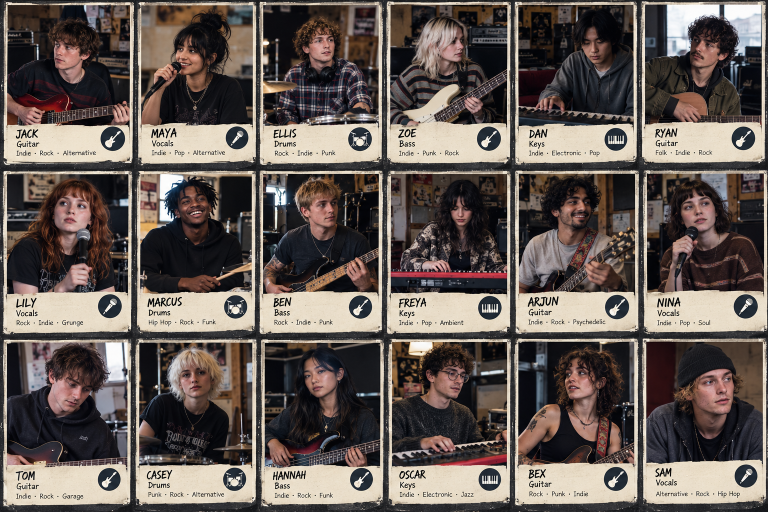
#> input picture Art/References/ApprovedCast20261029/approved_cast_reference.png, 1536 x 1024 px (shown at 1/2 size)
$ python build.py
#> lines starting #> are read from the running program, lines starting #| are printed output that depends on the picture
#!/usr/bin/env python3
"""Import exact approved casting art and author additive fictional recruitment data.
No production scenes, existing character records or saves are modified.
"""
import hashlib, itertools, json, pathlib, urllib.request
from PIL import Image
ROOT=pathlib.Path(__file__).resolve().parents[2]
OUT=ROOT/'Art/References/ApprovedCast20261029'
DATA=ROOT/'Data/CharacterCast'
SHA='52968f3fd0d2cc9b1b477088421921b771a30e62445bd2ad88b87929f809327f'
# Scores, histories and personalities are authored fiction, not inferred from faces.
ROWS=[
('jack','Jack','Guitarist',[6,6,5,6,4,6],8,8,'Steady','Sheffield','First committed band after playing rhythm guitar with friends.','Steady supporting parts; listens to the singer.','Needs encouragement to suggest new parts.'),
('maya','Maya','Singer',[7,6,6,7,6,4],8,8,'Thoughtful','Bristol','Open-mic singer with a first notebook of songs.','Warm melodic instinct and encouraging rehearsals.','Lyrics and stage confidence need development.'),
('ellis','Ellis','Drummer',[5,6,4,5,4,6],9,8,'Dependable','Leeds','First proper band after learning with college friends.','Prepared, consistent simple grooves.','Fast fills and unfamiliar time signatures need practice.'),
('zoe','Zoe','Bassist',[6,7,6,7,5,6],7,7,'Independent','Glasgow','DIY-show regular building basslines around the vocal.','Punchy hooks without filling every gap.','Can dig in when asked to simplify a favourite part.'),
('dan','Dan','Keyboardist',[5,5,6,5,5,3],8,8,'Thoughtful','Manchester','Bedroom demo-maker trying a first live band.','Useful textures and patient listening.','Live patch changes and stage presence are untested.'),
('ryan','Ryan','Guitarist',[6,7,7,8,6,5],9,9,'Steady','Cardiff','Acoustic songwriter moving into an electric band.','Timing, feel and space for other players.','Less comfortable with flashy high-speed leads.'),
('lily','Lily','Singer',[8,7,8,8,8,5],7,6,'Driven','Liverpool','Strong live voice from small local support slots.','Distinctive tone and convincing delivery.','Pushes for immediate takes when others need preparation.'),
('marcus','Marcus','Drummer',[8,8,6,9,7,7],9,9,'Dependable','Birmingham','Experienced in local funk and rock projects, not a touring veteran.','Pocket, listening and adapting to others.','Dislikes last-minute set changes without a run-through.'),
('ben','Ben','Bassist',[5,5,4,5,4,5],8,8,'Steady','Nottingham','New bassist moving over from bedroom guitar.','Affordable, enthusiastic and receptive to feedback.','Can lose the groove during unfamiliar runs.'),
('freya','Freya','Keyboardist',[6,7,8,7,7,5],8,7,'Creative','Brighton','Home recordings made with a second-hand keyboard.','Inventive harmonies and atmospheric arrangements.','Needs a clear brief to avoid endless sound experiments.'),
('arjun','Arjun','Guitarist',[8,7,9,8,8,6],8,8,'Creative','Leicester','Rehearsal-room guitarist with a broad listening habit.','Original voicings and versatile supporting parts.','Sometimes overcomplicates a direct song.'),
('nina','Nina','Singer',[6,5,6,4,7,3],9,9,'Dependable','Newcastle','First band after singing with friends and at open mics.','Warmth, patience and a good ear for harmony.','Quiet on stage; original lyrics still developing.'),
('tom','Tom','Guitarist',[5,5,5,5,4,4],8,9,'Thoughtful','Bristol','Bedroom player learning how a band fits together.','Listens well and improves with specific feedback.','Needs preparation before exposed lead parts.'),
('casey','Casey','Drummer',[6,6,7,5,5,8],7,6,'Restless','Sheffield','Small punk shows shaped an energetic but rough style.','Energy and imaginative accents.','Can rush quiet passages when excited.'),
('hannah','Hannah','Bassist',[7,8,6,9,8,6],9,8,'Steady','Reading','Small soul and indie sets with several groups of friends.','Feel, timing and economical choices.','Waits for others to start creative discussion.'),
('oscar','Oscar','Keyboardist',[9,8,7,8,9,6],8,7,'Perfectionist','Bath','Technically trained player starting to write with a band.','Harmony, versatility and fast arrangement learning.','Needs reminding when a simple part is enough.'),
('bex','Bex','Guitarist',[10,9,10,9,8,10],5,2,'Combative','Leeds','Fictional wildcard: gifted DIY guitarist whose last two bands ended over creative arguments.','Exceptional technique, original riffs and fearless presence.','Challenges arrangements publicly and resists compromise; talent does not excuse poor teamwork.'),
('sam','Sam','Singer',[9,10,9,10,8,9],3,3,'Unpredictable','Manchester','Fictional wildcard: magnetic open-mic frontperson with songs stronger than rehearsal habits.','Unusual phrasing, striking lyrics and room-filling presence.','Late preparation and defensiveness under pressure undermine trust; needs clear boundaries.')]
ROLES=['Singer','Guitarist','Bassist','Keyboardist','Drummer']
VOCAL=['Tone','Originality','Character','Presence','Soulfulness','Lyricism']
INSTRUMENT=['Technique','Timing','Originality','Feel','Versatility','Presence']
XS=[(14,254),(279,505),(530,758),(786,1008),(1036,1266),(1290,1520)]
YS=[(16,242),(351,579),(693,921)]
AGES=[22,23,21,24,22,26,25,27,21,24,26,22,21,23,26,27,25,24]
def digest(raw): return hashlib.sha256(raw).hexdigest()
def main():
 OUT.mkdir(parents=True,exist_ok=True);(OUT/'previews').mkdir(exist_ok=True);DATA.mkdir(parents=True,exist_ok=True)
 source=OUT/'approved_cast_reference.png'
 if not source.exists():
  transfer=json.loads((DATA/'source_transfer.json').read_text())
  assert transfer['sha256']==SHA
  url=transfer['url'];assert url.startswith('https://') and '.oaiusercontent.com/' in url
  print('::add-mask::'+url,flush=True)
  with urllib.request.urlopen(url,timeout=45) as response: raw=response.read(5000001)
  assert len(raw)<5000000 and digest(raw)==SHA,'Unexpected source bytes; refuse import'
  source.write_bytes(raw)
 assert digest(source.read_bytes())==SHA
 image=Image.open(source);assert image.size==(1536,1024) and image.format=='PNG'
#> in main, image is the input picture: PIL image 1536x1024 RGB; mean R, G, B 101.8, 91.7, 86.4
 people=[];images=[]
 for i,row in enumerate(ROWS):
  slug,name,role,stats,reliability,collaboration,personality,town,story,strength,friction=row
  cid='cast_'+slug;x0,x1=XS[i%6];y0,y1=YS[i//6];box=[x0,y0,x1,y1]
  preview=OUT/'previews'/(cid+'.png');image.crop(box).save(preview)
  person=dict(id=cid,name=name,gender='Not specified',age=AGES[i],town=town,roles=[role],primary_role=role,
   vocal=stats if role=='Singer' else [],instrument=stats if role!='Singer' else [],talent_cost=sum(stats),
   reliability=reliability,collaboration=collaboration,personality=personality,
   trouble='High' if slug in ('bex','sam') else ('Low' if min(reliability,collaboration)>=8 else 'Medium'),
   wildcard=slug in ('bex','sam'),bands=1 if slug not in ('bex','sam') else 2,experience_years=2+i%5,
   story=story,strength=strength,friction=friction,ambition='Build an original band and earn a first proper following.',
   rehearsal_risk={'missed_preparation':max(0,7-reliability),'creative_friction':max(0,7-collaboration)},
   portrait_preview='res://Art/References/ApprovedCast20261029/previews/'+cid+'.png',source_card_index=i,preview_crop=box,
   portrait_stage='approved_contact_sheet_preview_not_production_master')
  people.append(person)
  images.append({'id':cid,'file':str(preview.relative_to(ROOT)),'dimensions':[x1-x0,y1-y0],'crop':box,'sha256':digest(preview.read_bytes()),'upscaled':False,'production_master':False})
#> this loop made 18 passes
#> pass 1, in main, `preview = OUT / 'previews' / (cid + '.png')`:
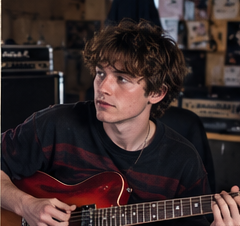
#> saved as cast_jack.png: PIL image 240x226 RGB; mean R, G, B 57.6, 43, 42.5
#> pass 2, in main, `preview = OUT / 'previews' / (cid + '.png')`:
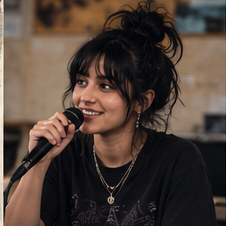
#> saved as cast_maya.png: PIL image 226x226 RGB; mean R, G, B 78.7, 63.9, 55.8
#> after the loop, images = 18 items; people = 18 items
 data={'schema_version':1,'cast_id':'approved-natural-cast-2026-10-29','source_sha256':SHA,'source_dimensions':[1536,1024],
  'source_type':'AI-generated fictional casting contact sheet','approval':{'casting_reference':True,'individual_production_masters':False,'game_balance':False},
  'role_order':ROLES,'stats_scale':[1,10],'vocal_labels':VOCAL,'instrument_labels':INSTRUMENT,
  'behaviour_labels':{'reliability':'1 unreliable to 10 dependable','collaboration':'1 resistant to compromise to 10 cooperative'},
  'balance_note':'Authored fictional design scores, not measured traits. Music cost uses existing catalogue sum; unchanged 200 talent and fifth-member overhead. No trouble discount. Musical Character is separate from cooperation.',
  'integration_note':'Additive adapter only. Existing canonical IDs and saves unchanged. rehearsal_risk is exposed data, not an already integrated penalty in existing gameplay.','people':people}
 (DATA/'approved_cast_2026-10-29.json').write_text(json.dumps(data,indent=2)+'\n')
 manifest={'schema_version':1,'source':{'file':str(source.relative_to(ROOT)),'sha256':SHA,'dimensions':[1536,1024],'type':'Chat image-generated fictional reference','generator_id':'a047c285-dc09-4cde-aaf4-5c3f5c1b5a9e','rights_basis':'Owner-directed generation and explicit permission to import this output; no CC0, real-photography, model-release or exclusive-copyright claim.'},'owner_approved_reference':True,'owner_approved_production_masters':False,'derivatives':images,'usage':'Reference and small casting previews only. Baked card text/icons excluded. Do not use whole collage as interface, enlarge crops into claimed high-resolution masters or silently recast existing canonical characters.'}
 (OUT/'MANIFEST.json').write_text(json.dumps(manifest,indent=2)+'\n')
 (OUT/'README.md').write_text('# Approved cast reference / preview derivatives\n\nThe owner approved this generated fictional cast and authorised import. The original is a 1536x1024 contact sheet, NOT eighteen independent portrait masters. Eighteen unscaled, label-free crops are retained solely for casting previews. They are 222-240 pixels wide; do not enlarge them into full-screen character art. See MANIFEST.json for source hashes, crop rectangles and rights limitations.\n\nScores and behaviours are separate authored game data in Data/CharacterCast. No personality has been inferred from an image. Production scenes and existing Alex/Nia identities are unchanged.\n')
 affordable=[]
 for band in itertools.product(*[[p for p in people if p['primary_role']==r] for r in ROLES]):
  cost=sum(p['talent_cost'] for p in band)+6
  if cost<=200:affordable.append((cost,[p['id']for p in band]))
#> this loop made 540 passes
#> cost on passes 1 to 3: 171, 186, 178
#> after the loop, affordable = 274 items
 assert len(people)==18 and len({p['id']for p in people})==18
 assert len({p['primary_role']for p in people})==5
 assert all(len(p['vocal']or p['instrument'])==6 and all(type(v)==int and 1<=v<=10 for v in (p['vocal']or p['instrument'])) for p in people)
 assert all(max(p['talent_cost']for p in people if p['primary_role']==r)-min(p['talent_cost']for p in people if p['primary_role']==r)>=12 for r in ROLES)
 assert len({x['sha256']for x in images})==18
 assert len(affordable)==274 and min(x[0]for x in affordable)==152
 lines=['# Approved cast: provisional gameplay scores','', 'All music scores are 1-10. Cost is the sum of six scores under existing rules. Behaviour is authored separately, never inferred from appearance. The 200-talent budget and +6 overhead for five members are unchanged.','', '| Role | Character | Six music scores | Talent cost | Reliability /10 | Collaboration /10 | Profile |','|---|---|---|---:|---:|---:|---|']
 for role in ROLES:
  for p in sorted((p for p in people if p['primary_role']==role),key=lambda p:p['talent_cost']):
   lines.append('| '+role+' | '+p['name']+' | '+', '.join(map(str,p['vocal']or p['instrument']))+' | '+str(p['talent_cost'])+' | '+str(p['reliability'])+' | '+str(p['collaboration'])+' | '+('High-talent wildcard' if p['wildcard'] else p['personality'])+' |')
 lines+=['','Vocal order: '+', '.join(VOCAL)+'.','Instrument order: '+', '.join(INSTRUMENT)+'.','', '**Bex:** 56 talent, collaboration 2/10, reliability 5/10. Outstanding guitarist who resists compromise.','**Sam:** 55 talent, collaboration 3/10, reliability 3/10. Exceptional singer with preparation and trust risks. This is cast_sam, NOT canonical sam/Sam Clarke.','', 'Balance check: 274 of 540 one-per-role lineups fit 200 talent, cheapest 152 including the five-member overhead. Maya + Jack + Zoe + Dan + Casey costs 178; Sam + Tom + Ben + Dan + Ellis costs 176; Nina + Bex + Ben + Dan + Ellis costs 180. Five-role Bex AND Sam plus the cheapest others costs 204: a deliberate trade-off, not two automatic picks.','', 'These are initial design values, not a completed balance playtest. Reliability/friction descriptors are available to the overnight playable adapter but are not claimed active in the existing career systems.','', 'Canonical recruitment data, controls, portraits, main and production saves remain unchanged. See experiments/character_cast/catalogue.gd for an opt-in adapter.']
 (DATA/'SCORES.md').write_text('\n'.join(lines)+'\n')
 (DATA/'VALIDATION.json').write_text(json.dumps({'people':18,'roles':{r:sum(p['primary_role']==r for p in people)for r in ROLES},'unique_preview_hashes':18,'affordable_five_role_lineups':len(affordable),'total_five_role_lineups':540,'minimum_five_role_cost':152,'source_sha256':SHA,'production_masters':False},indent=2)+'\n')
 print('Approved source verified; 18 unique preview derivatives; 274/540 affordable five-role lineups.')
if __name__=='__main__':main()
